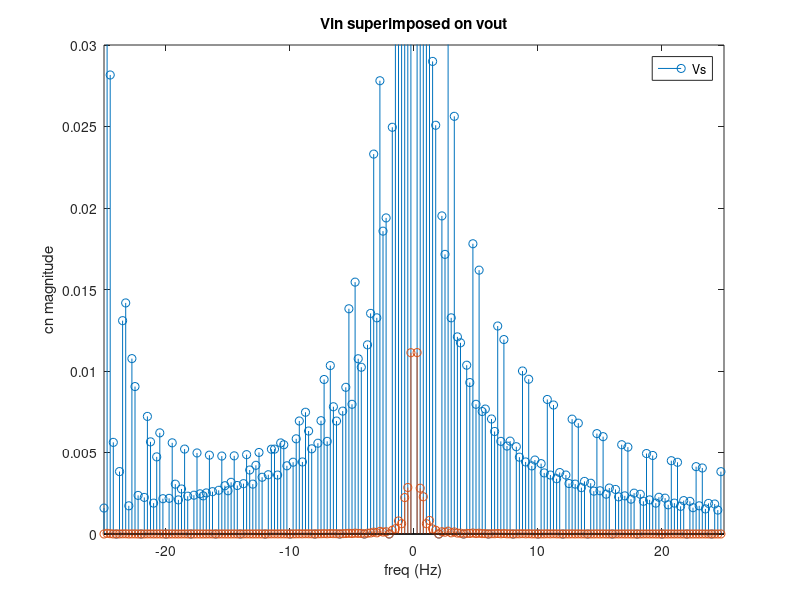

This chart was generated by the following MATLAB code:
clear;
clc;

%T is the period
%
T = 4;

%w is the frequency
%
w = (2*pi) / T;

%Compute the complex forier series coeficients
%This result was copied into variable "D" below
%
%Dn = (1/T) * (int(exp(-j*n*w*t), t, 1, 1.5) - .5*int(exp(-j*n*w*t), t, 3, 3.5));
cn = 0;
freq = 0;
t = linspace(0,20,1e5);
xsum = zeros(size(t));
xsum = (1/16);
m = -100;
RC = 10;
H = 0;
for n = 1:200
 %D is the result of the Dn integral above
 %
   %an = (sin((3*pi*n)/2) - sin((7*pi*n)/4))/(2*pi*n) - (sin((pi*n)/2) - sin((3*pi*n)/4))/(pi*n);
   %bn = (cos((pi*n)/2) - cos((3*pi*n)/4))/(pi*n) - (cos((3*pi*n)/2) - cos((7*pi*n)/4))/(2*pi*n);
   
   %cn is the complex Fourier coefficients
   %
   cn(n) = (((sin((pi*m)/2) - sin((3*pi*m)/4))/(pi*m) - (sin((3*pi*m)/2) - sin((7*pi*m)/4))/(2*pi*n))^2 + ((cos((pi*m)/2) - cos((3*pi*m)/4))/(pi*m) - (cos((3*pi*m)/2) - cos((7*pi*m)/4))/(2*pi*m))^2)^(1/2)/2;
   
   %freq stores the frequency in Hz
   %
   freq(n) = m*(1/T);
   
   %Transfer function
   H(n) = 1/(j*2*pi*freq(n)*RC + 1);
   
   m = m + 1;
  %D = ((exp(-(pi*n*i)/2) - 1)*2*i)/(pi*n);
   %xsum = xsum + an.*cos(n.*w.*t) + bn.*sin(n.*w.*t);


end
mag = abs(H);
%subplot(1,2,1);
stem(freq,cn)
legend('Vs');

%   hold on
%   title('Vs and H(f) superimposed. RC = 10');
%   xlabel('freq (Hz)');
%   ylabel('cn magnitude');
%   stem(freq,mag)
%  axis([-25 25 0 .1]);

%Transfer function * Vin(f) = Vout(f)
y = mag .* cn;
%subplot(1,2,2);
stem(freq,cn)
 hold on
 stem(freq,y)
 title('Vin superimposed on vout');
 xlabel('freq (Hz)');
ylabel('cn magnitude');
legend('Vs');
axis([-25 25 0 .03]);
